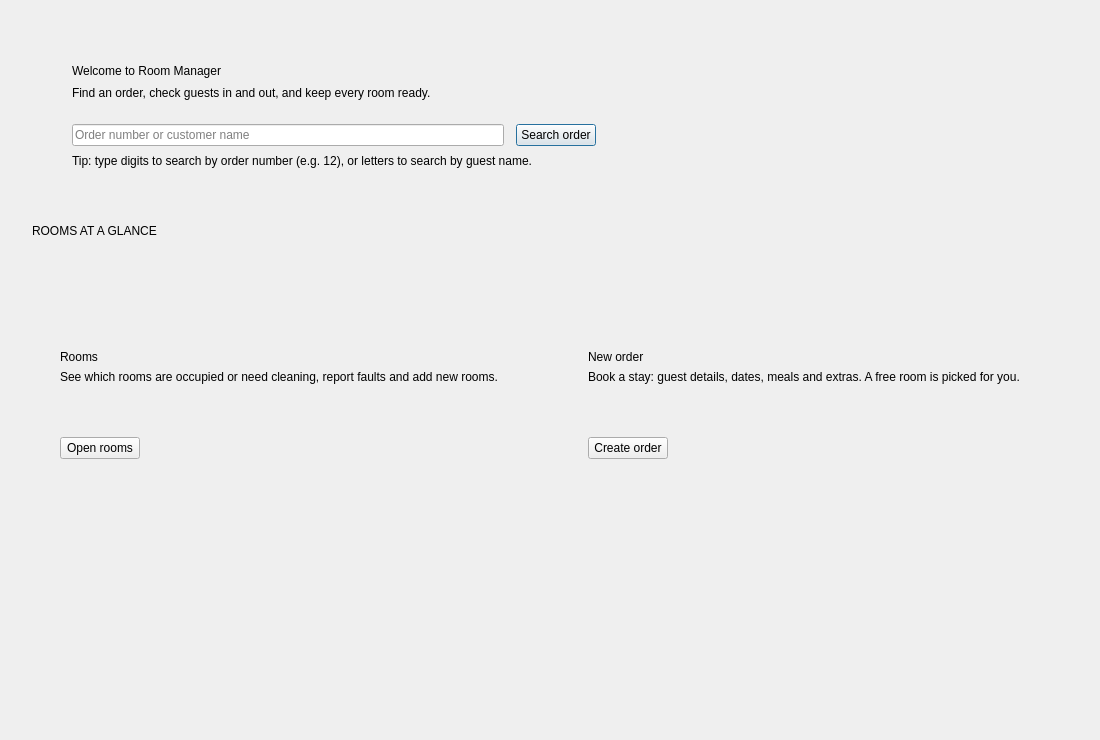
<?xml version="1.0" encoding="UTF-8"?>
<ui version="4.0">
 <class>Form</class>
 <widget class="QWidget" name="Form">
  <property name="geometry">
   <rect>
    <x>0</x>
    <y>0</y>
    <width>1100</width>
    <height>740</height>
   </rect>
  </property>
  <layout class="QVBoxLayout" name="page_layout">
   <property name="spacing">
    <number>24</number>
   </property>
   <property name="leftMargin">
    <number>32</number>
   </property>
   <property name="topMargin">
    <number>28</number>
   </property>
   <property name="rightMargin">
    <number>32</number>
   </property>
   <property name="bottomMargin">
    <number>32</number>
   </property>
   <item>
    <widget class="QFrame" name="hero_frame">
     <layout class="QVBoxLayout" name="hero_layout">
      <property name="spacing">
       <number>8</number>
      </property>
      <property name="leftMargin">
       <number>40</number>
      </property>
      <property name="topMargin">
       <number>36</number>
      </property>
      <property name="rightMargin">
       <number>40</number>
      </property>
      <property name="bottomMargin">
       <number>32</number>
      </property>
      <item>
       <widget class="QLabel" name="title_label">
        <property name="text">
         <string>Welcome to Room Manager</string>
        </property>
       </widget>
      </item>
      <item>
       <widget class="QLabel" name="hero_subtitle">
        <property name="text">
         <string>Find an order, check guests in and out, and keep every room ready.</string>
        </property>
       </widget>
      </item>
      <item>
       <spacer name="hero_spacer">
        <property name="orientation">
         <enum>Qt::Vertical</enum>
        </property>
        <property name="sizeType">
         <enum>QSizePolicy::Fixed</enum>
        </property>
        <property name="sizeHint" stdset="0">
         <size>
          <width>20</width>
          <height>16</height>
         </size>
        </property>
       </spacer>
      </item>
      <item>
       <layout class="QHBoxLayout" name="search_layout">
        <property name="spacing">
         <number>12</number>
        </property>
        <item>
         <widget class="QLineEdit" name="search_order_line_edit">
          <property name="maximumSize">
           <size>
            <width>620</width>
            <height>16777215</height>
           </size>
          </property>
          <property name="maxLength">
           <number>8</number>
          </property>
          <property name="placeholderText">
           <string>Order number or customer name</string>
          </property>
          <property name="clearButtonEnabled">
           <bool>true</bool>
          </property>
         </widget>
        </item>
        <item>
         <widget class="QPushButton" name="search_order_button">
          <property name="cursor">
           <cursorShape>PointingHandCursor</cursorShape>
          </property>
          <property name="text">
           <string>Search order</string>
          </property>
          <property name="default">
           <bool>true</bool>
          </property>
          <property name="variant" stdset="0">
           <string>hero</string>
          </property>
         </widget>
        </item>
        <item>
         <spacer name="search_spacer">
          <property name="orientation">
           <enum>Qt::Horizontal</enum>
          </property>
          <property name="sizeHint" stdset="0">
           <size>
            <width>40</width>
            <height>20</height>
           </size>
          </property>
         </spacer>
        </item>
       </layout>
      </item>
      <item>
       <widget class="QLabel" name="search_hint">
        <property name="text">
         <string>Tip: type digits to search by order number (e.g. 12), or letters to search by guest name.</string>
        </property>
       </widget>
      </item>
     </layout>
    </widget>
   </item>
   <item>
    <layout class="QVBoxLayout" name="glance_layout">
     <property name="spacing">
      <number>10</number>
     </property>
     <item>
      <widget class="QLabel" name="glance_label">
       <property name="text">
        <string>ROOMS AT A GLANCE</string>
       </property>
       <property name="role" stdset="0">
        <string>caption</string>
       </property>
      </widget>
     </item>
     <item>
      <layout class="QHBoxLayout" name="stats_layout">
       <property name="spacing">
        <number>20</number>
       </property>
      </layout>
     </item>
    </layout>
   </item>
   <item>
    <layout class="QHBoxLayout" name="cards_layout">
     <property name="spacing">
      <number>20</number>
     </property>
     <item>
      <widget class="QFrame" name="rooms_card">
       <property name="card" stdset="0">
        <string>true</string>
       </property>
       <layout class="QVBoxLayout" name="rooms_card_layout">
        <property name="spacing">
         <number>6</number>
        </property>
        <property name="leftMargin">
         <number>28</number>
        </property>
        <property name="topMargin">
         <number>26</number>
        </property>
        <property name="rightMargin">
         <number>28</number>
        </property>
        <property name="bottomMargin">
         <number>26</number>
        </property>
        <item>
         <widget class="QLabel" name="rooms_card_icon">
          <property name="role" stdset="0">
           <string>card_icon</string>
          </property>
          <property name="minimumSize">
           <size>
            <width>48</width>
            <height>48</height>
           </size>
          </property>
          <property name="maximumSize">
           <size>
            <width>48</width>
            <height>48</height>
           </size>
          </property>
          <property name="alignment">
           <set>Qt::AlignCenter</set>
          </property>
         </widget>
        </item>
        <item>
         <spacer name="rooms_icon_spacer">
          <property name="orientation">
           <enum>Qt::Vertical</enum>
          </property>
          <property name="sizeType">
           <enum>QSizePolicy::Fixed</enum>
          </property>
          <property name="sizeHint" stdset="0">
           <size>
            <width>20</width>
            <height>8</height>
           </size>
          </property>
         </spacer>
        </item>
        <item>
         <widget class="QLabel" name="rooms_card_title">
          <property name="text">
           <string>Rooms</string>
          </property>
          <property name="role" stdset="0">
           <string>h2</string>
          </property>
         </widget>
        </item>
        <item>
         <widget class="QLabel" name="rooms_card_text">
          <property name="text">
           <string>See which rooms are occupied or need cleaning, report faults and add new rooms.</string>
          </property>
          <property name="wordWrap">
           <bool>true</bool>
          </property>
          <property name="role" stdset="0">
           <string>muted</string>
          </property>
         </widget>
        </item>
        <item>
         <spacer name="rooms_card_spacer">
          <property name="orientation">
           <enum>Qt::Vertical</enum>
          </property>
          <property name="sizeHint" stdset="0">
           <size>
            <width>20</width>
            <height>16</height>
           </size>
          </property>
         </spacer>
        </item>
        <item>
         <layout class="QHBoxLayout" name="rooms_btn_layout">
          <item>
           <widget class="QPushButton" name="rooms_button">
            <property name="cursor">
             <cursorShape>PointingHandCursor</cursorShape>
            </property>
            <property name="text">
             <string>Open rooms</string>
            </property>
           </widget>
          </item>
          <item>
           <spacer name="rooms_btn_spacer">
            <property name="orientation">
             <enum>Qt::Horizontal</enum>
            </property>
            <property name="sizeHint" stdset="0">
             <size>
              <width>40</width>
              <height>20</height>
             </size>
            </property>
           </spacer>
          </item>
         </layout>
        </item>
       </layout>
      </widget>
     </item>
     <item>
      <widget class="QFrame" name="new_order_card">
       <property name="card" stdset="0">
        <string>true</string>
       </property>
       <layout class="QVBoxLayout" name="new_order_card_layout">
        <property name="spacing">
         <number>6</number>
        </property>
        <property name="leftMargin">
         <number>28</number>
        </property>
        <property name="topMargin">
         <number>26</number>
        </property>
        <property name="rightMargin">
         <number>28</number>
        </property>
        <property name="bottomMargin">
         <number>26</number>
        </property>
        <item>
         <widget class="QLabel" name="new_order_card_icon">
          <property name="role" stdset="0">
           <string>card_icon</string>
          </property>
          <property name="minimumSize">
           <size>
            <width>48</width>
            <height>48</height>
           </size>
          </property>
          <property name="maximumSize">
           <size>
            <width>48</width>
            <height>48</height>
           </size>
          </property>
          <property name="alignment">
           <set>Qt::AlignCenter</set>
          </property>
         </widget>
        </item>
        <item>
         <spacer name="new_order_icon_spacer">
          <property name="orientation">
           <enum>Qt::Vertical</enum>
          </property>
          <property name="sizeType">
           <enum>QSizePolicy::Fixed</enum>
          </property>
          <property name="sizeHint" stdset="0">
           <size>
            <width>20</width>
            <height>8</height>
           </size>
          </property>
         </spacer>
        </item>
        <item>
         <widget class="QLabel" name="new_order_card_title">
          <property name="text">
           <string>New order</string>
          </property>
          <property name="role" stdset="0">
           <string>h2</string>
          </property>
         </widget>
        </item>
        <item>
         <widget class="QLabel" name="new_order_card_text">
          <property name="text">
           <string>Book a stay: guest details, dates, meals and extras. A free room is picked for you.</string>
          </property>
          <property name="wordWrap">
           <bool>true</bool>
          </property>
          <property name="role" stdset="0">
           <string>muted</string>
          </property>
         </widget>
        </item>
        <item>
         <spacer name="new_order_card_spacer">
          <property name="orientation">
           <enum>Qt::Vertical</enum>
          </property>
          <property name="sizeHint" stdset="0">
           <size>
            <width>20</width>
            <height>16</height>
           </size>
          </property>
         </spacer>
        </item>
        <item>
         <layout class="QHBoxLayout" name="new_order_btn_layout">
          <item>
           <widget class="QPushButton" name="new_order_button">
            <property name="cursor">
             <cursorShape>PointingHandCursor</cursorShape>
            </property>
            <property name="text">
             <string>Create order</string>
            </property>
            <property name="variant" stdset="0">
             <string>primary</string>
            </property>
           </widget>
          </item>
          <item>
           <spacer name="new_order_btn_spacer">
            <property name="orientation">
             <enum>Qt::Horizontal</enum>
            </property>
            <property name="sizeHint" stdset="0">
             <size>
              <width>40</width>
              <height>20</height>
             </size>
            </property>
           </spacer>
          </item>
         </layout>
        </item>
       </layout>
      </widget>
     </item>
    </layout>
   </item>
   <item>
    <spacer name="page_spacer">
     <property name="orientation">
      <enum>Qt::Vertical</enum>
     </property>
     <property name="sizeHint" stdset="0">
      <size>
       <width>20</width>
       <height>40</height>
      </size>
     </property>
    </spacer>
   </item>
  </layout>
 </widget>
 <resources/>
 <connections/>
</ui>
